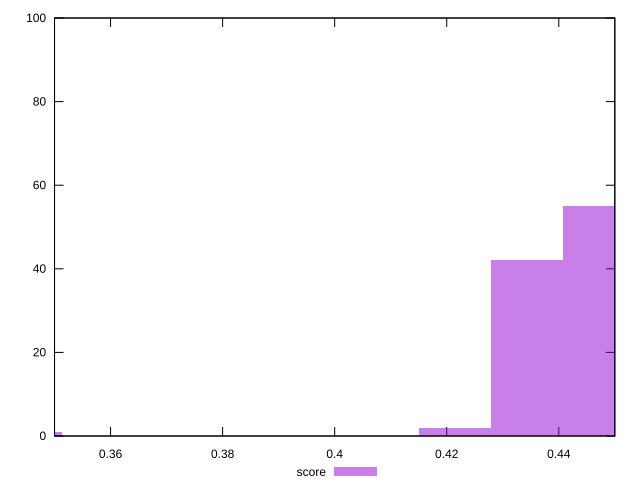

Generate this figure with gnuplot:
reset

$score <<EOF
0.3448752033479885 1
0.43428729310487435 42
0.4470604487844295 55
0.42151413742531924 2
EOF

set key outside below
set boxwidth 0.012773155679555129
set xrange [0.35:0.45]
set yrange [0:100]
set trange [0:100]
set style fill transparent solid 0.5 noborder
set terminal svg size 640, 490 enhanced background rgb 'white'
set output "report_0_00242021-02-20T12:25:28.543Z/largest-contentful-paint/samples/pages+cached+noadtech+nomedia+nocss/score/histogram.svg"

plot $score title "score" with boxes

reset
